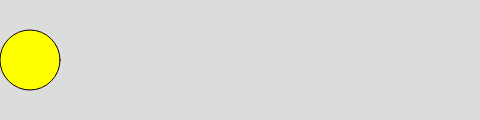
Frame 1 (no input)
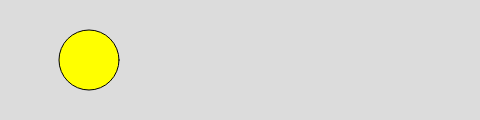
Frame 60 (no input)
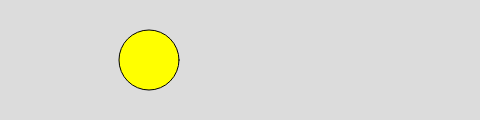
Frame 120 (the mouse pressed at the canvas centre since frame 60)

The p5.js sketch that drew these frames (run headless with seeded random() and noise() and a simulated clock; from frame 60 on, the mouse is pressed at the canvas centre):

// p5.js sketch
// ── sketch.js
let x = 30;
function setup(){
	createCanvas(480,120);

}

function draw(){
	background(220);
	fill(255,255,0);
	ellipse(x,60,60,60);
	x = x + 1;
}
